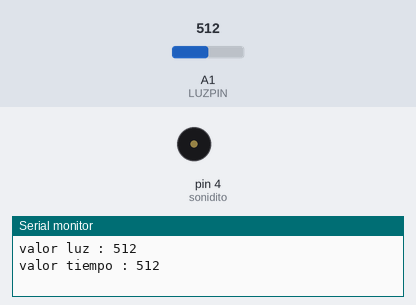
A sketch run on a simulated Arduino Leonardo, built with avr-gcc and run on an emulated ATmega32U4. Shown: buzzer (waves = sounding), the last lines printed to the serial monitor. The test bench sets the inputs (shaded band); at power-on: A1 (LUZPIN) = 512.

Above: at 2.8 s.
2.9 s: A1 (LUZPIN) set to 0
At 3.4 s:
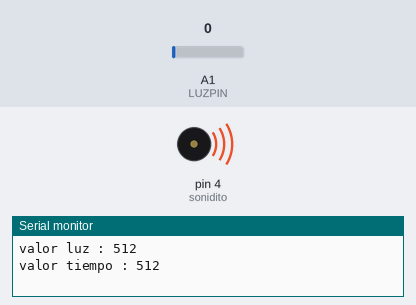
5.6 s: A1 (LUZPIN) set to 122
At 8.0 s:
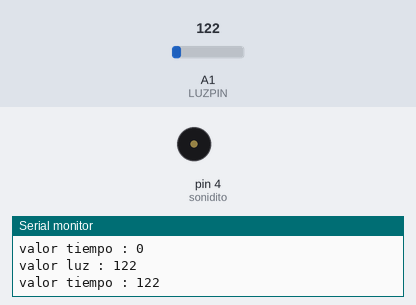
Timing chart, 0 to 17.6 s (numbered marks = the images above; inputs shaded):
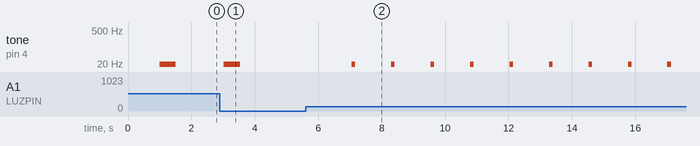

Measured:
- after the input at 2.9 s, tone on pin 4 (sonidito): goes on until 3.5 s, then stays silent
- after the input at 5.6 s, tone on pin 4 (sonidito): alternates 20 Hz for 0.12 s and silent for 1.1 s, starting after 1.5 s

The sketch:

tp4.ino
```cpp
#define LUZPIN A1
#define sonidito 4
int luces;
void setup()
{
  pinMode(4, OUTPUT);
  pinMode(LUZPIN, INPUT);
  Serial.begin(9600);
}
void loop()
{
  luces = analogRead(LUZPIN);
delay(1000);

  tone(sonidito ,20);
  delay(luces);
  noTone(sonidito);
  //tone(sonidito ,300);
  delay(luces);
  Serial.print("valor luz : ");
  Serial.println(luces);
  Serial.print("valor tiempo : ");
  Serial.println(luces);

}
```
